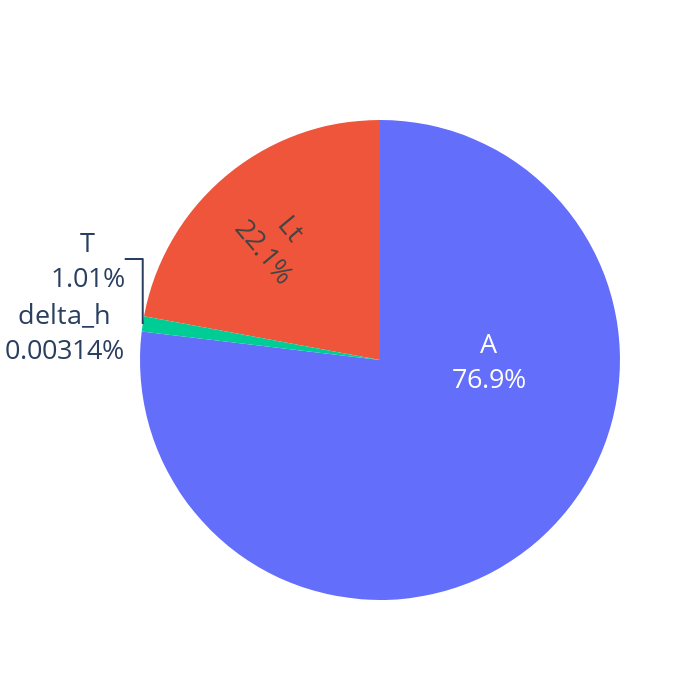

The notebook cell saved with this chart:
### Code cell
from openturns.usecases import ishigami_function
import openturns as ot
import openturns.viewer as viewer
from matplotlib import pylab as plt
import numpy as np
import plotly.graph_objs as go
ot.Log.Show(ot.Log.NONE)

# Jung-Woo Kim et al., 2009
ot.RandomGenerator.SetSeed(0)
formula = ['((T*(4*3.141592654*delta_h))/2.3)/(delta_h/(Lt*A))'] 

model = ot.SymbolicFunction(['T', 'delta_h', 'Lt', 'A'], formula)
distributions = [ot.Uniform(1860, 2240), # Transmissivity
                 ot.Uniform(0.001, 4.1), # hydraulic head loss [mm]
                 ot.Uniform(130, 270),# length of the glass bead layer [mm]
                 ot.Uniform(90, 400)] # cross-sectional area of the glass bead layer [mm2]
distribution = ot.ComposedDistribution(distributions)
print(distribution)
sensitivityAnalysis = ot.FAST(model, distribution, 101)
print(sensitivityAnalysis.getFirstOrderIndices())


y = np.array(sensitivityAnalysis.getFirstOrderIndices())
mylab=['T', 'delta_h', 'Lt', 'A']
# Set options for the pie chart size
pie_width = 700
pie_height = 700

# Create Plotly pie chart
fig = go.Figure(data=[go.Pie(labels=mylab,
                             values=y,
                             text=y,
                             textinfo='label+percent',
                             insidetextorientation='radial',
                             textfont=dict(size=27), # set font size for all text
                             showlegend=False)]) # remove the legend

fig.update_layout(
    autosize=False,  # disable auto-sizing
    width=pie_width,  # set width
    height=pie_height,  # set height
)
fig.show()

### Figure 1 — Plotly figure (JSON) as saved in the notebook; plotly's stock layout.template omitted (floating-point values rounded to 4 significant figures)
{"data": [{"insidetextorientation": "radial", "labels": ["T", "delta_h", "Lt", "A"], "showlegend": false, "text": [0.01104, 3.422e-05, 0.2409, 0.8386], "textfont": {"size": 27}, "textinfo": "label+percent", "type": "pie", "values": [0.01104, 3.422e-05, 0.2409, 0.8386]}], "layout": {"autosize": false, "height": 700, "width": 700}}
